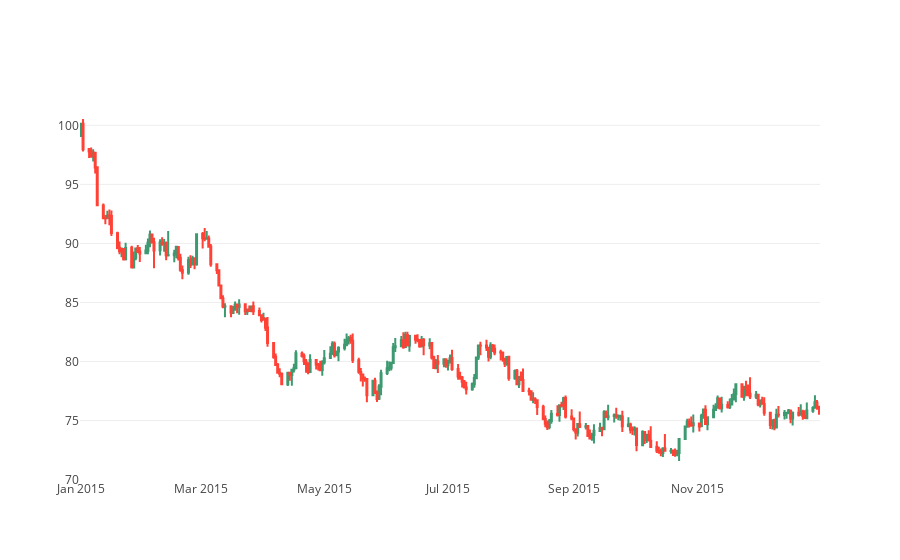

Source (notebook cell):
### Markdown cell above
Plotlyライブラリのローソクチャート作成の機能を使えば、以下のように綺麗に表示することができます。インタラクティブにグラフをズームインすることもできますし、カーソルを載せると数字が表示され便利です。

### Code cell
# plotly モジュールのインポート
from plotly.offline import init_notebook_mode, iplot
from plotly import figure_factory as FF

# Jupyter notebook用設定
init_notebook_mode(connected=True) 

# ローソクチャートの設定
fig = FF.create_candlestick(df.open, df.high, df.low, df.close, dates = df.index)
iplot(fig)

### Figure 1 — Plotly figure (JSON) as saved in the notebook; plotly's stock layout.template omitted (floating-point values rounded to 4 significant figures; data arrays with more than 128 entries replaced by an {"elided": "..."} marker saying what was removed)
{"data": [{"boxpoints": false, "fillcolor": "#3D9970", "line": {"color": "#3D9970"}, "name": "Increasing", "showlegend": false, "type": "box", "uid": "c1f98f1c-0ab4-11e9-9a75-28b2bddd2e57", "whiskerwidth": 0, "x": {"elided": "690 str values"}, "y": {"elided": "690 float values"}}, {"boxpoints": false, "fillcolor": "#FF4136", "line": {"color": "#FF4136"}, "name": "Decreasing", "showlegend": false, "type": "box", "uid": "c1f98f1d-0ab4-11e9-a57f-28b2bddd2e57", "whiskerwidth": 0, "x": {"elided": "876 str values"}, "y": {"elided": "876 float values"}}], "layout": {}}
